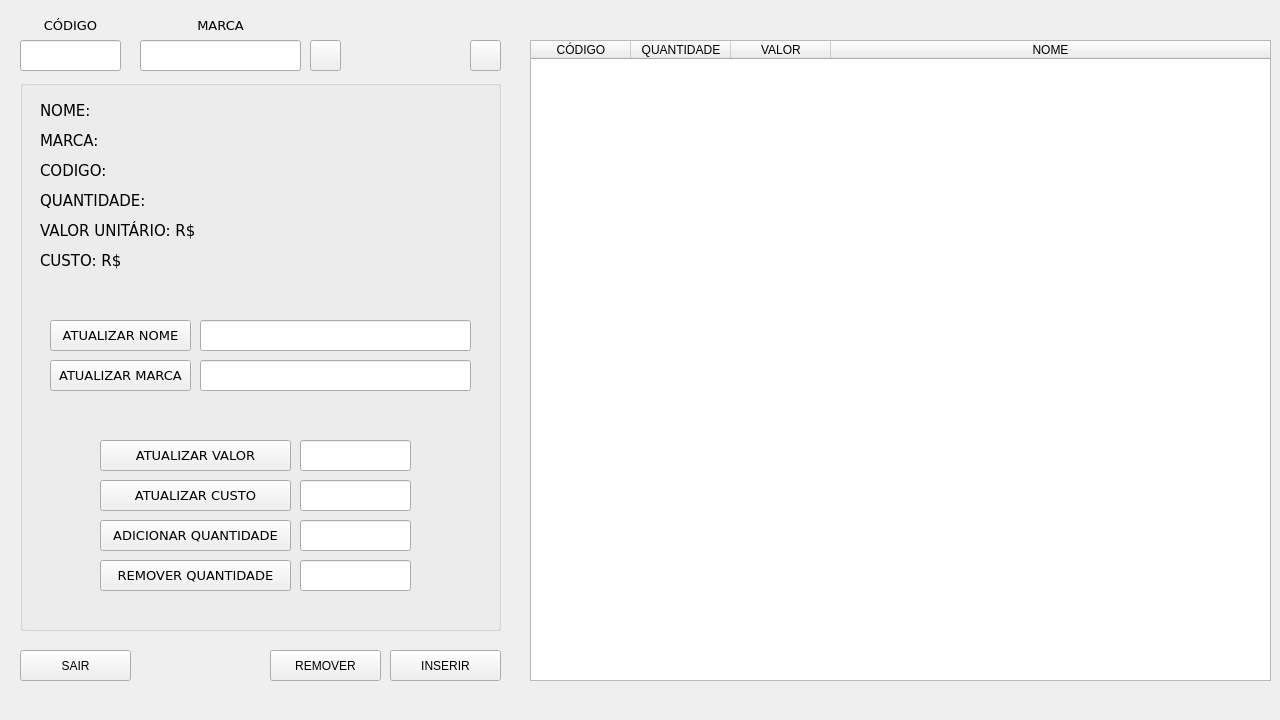
<?xml version="1.0" encoding="UTF-8"?>
<ui version="4.0">
 <class>MainWindow</class>
 <widget class="QMainWindow" name="MainWindow">
  <property name="geometry">
   <rect>
    <x>0</x>
    <y>0</y>
    <width>1280</width>
    <height>720</height>
   </rect>
  </property>
  <property name="sizePolicy">
   <sizepolicy hsizetype="Fixed" vsizetype="Fixed">
    <horstretch>0</horstretch>
    <verstretch>0</verstretch>
   </sizepolicy>
  </property>
  <property name="minimumSize">
   <size>
    <width>1280</width>
    <height>720</height>
   </size>
  </property>
  <property name="maximumSize">
   <size>
    <width>1280</width>
    <height>720</height>
   </size>
  </property>
  <property name="windowTitle">
   <string>Estoque</string>
  </property>
  <widget class="QWidget" name="centralwidget">
   <widget class="QLineEdit" name="searchLine">
    <property name="geometry">
     <rect>
      <x>20</x>
      <y>40</y>
      <width>101</width>
      <height>31</height>
     </rect>
    </property>
    <property name="font">
     <font>
      <family>DejaVu Sans</family>
      <pointsize>11</pointsize>
     </font>
    </property>
    <property name="inputMask">
     <string/>
    </property>
    <property name="text">
     <string/>
    </property>
    <property name="maxLength">
     <number>6</number>
    </property>
    <property name="alignment">
     <set>Qt::AlignCenter</set>
    </property>
    <property name="clearButtonEnabled">
     <bool>true</bool>
    </property>
   </widget>
   <widget class="QLabel" name="buscaLabel">
    <property name="geometry">
     <rect>
      <x>30</x>
      <y>10</y>
      <width>81</width>
      <height>31</height>
     </rect>
    </property>
    <property name="font">
     <font>
      <family>DejaVu Sans</family>
      <pointsize>10</pointsize>
     </font>
    </property>
    <property name="text">
     <string>CÓDIGO</string>
    </property>
    <property name="alignment">
     <set>Qt::AlignCenter</set>
    </property>
   </widget>
   <widget class="QGroupBox" name="infoBox">
    <property name="enabled">
     <bool>true</bool>
    </property>
    <property name="geometry">
     <rect>
      <x>20</x>
      <y>80</y>
      <width>481</width>
      <height>551</height>
     </rect>
    </property>
    <property name="font">
     <font>
      <family>DejaVu Sans</family>
      <pointsize>11</pointsize>
     </font>
    </property>
    <property name="title">
     <string/>
    </property>
    <property name="flat">
     <bool>false</bool>
    </property>
    <widget class="QLabel" name="labelCodigoText">
     <property name="geometry">
      <rect>
       <x>20</x>
       <y>80</y>
       <width>71</width>
       <height>21</height>
      </rect>
     </property>
     <property name="text">
      <string>CODIGO: </string>
     </property>
    </widget>
    <widget class="QLabel" name="labelQuantText">
     <property name="geometry">
      <rect>
       <x>20</x>
       <y>110</y>
       <width>111</width>
       <height>21</height>
      </rect>
     </property>
     <property name="text">
      <string>QUANTIDADE:</string>
     </property>
    </widget>
    <widget class="QLabel" name="labelValorText">
     <property name="geometry">
      <rect>
       <x>20</x>
       <y>140</y>
       <width>161</width>
       <height>21</height>
      </rect>
     </property>
     <property name="text">
      <string>VALOR UNITÁRIO: R$</string>
     </property>
    </widget>
    <widget class="QLabel" name="labelCustoText">
     <property name="geometry">
      <rect>
       <x>20</x>
       <y>170</y>
       <width>81</width>
       <height>21</height>
      </rect>
     </property>
     <property name="text">
      <string>CUSTO: R$</string>
     </property>
    </widget>
    <widget class="QPushButton" name="nomeButton">
     <property name="geometry">
      <rect>
       <x>30</x>
       <y>240</y>
       <width>141</width>
       <height>31</height>
      </rect>
     </property>
     <property name="font">
      <font>
       <family>DejaVu Sans</family>
       <pointsize>10</pointsize>
      </font>
     </property>
     <property name="text">
      <string>ATUALIZAR NOME</string>
     </property>
    </widget>
    <widget class="QPushButton" name="custoButton">
     <property name="geometry">
      <rect>
       <x>80</x>
       <y>400</y>
       <width>191</width>
       <height>31</height>
      </rect>
     </property>
     <property name="font">
      <font>
       <family>DejaVu Sans</family>
       <pointsize>10</pointsize>
      </font>
     </property>
     <property name="text">
      <string>ATUALIZAR CUSTO</string>
     </property>
    </widget>
    <widget class="QPushButton" name="incButton">
     <property name="geometry">
      <rect>
       <x>80</x>
       <y>440</y>
       <width>191</width>
       <height>31</height>
      </rect>
     </property>
     <property name="font">
      <font>
       <family>DejaVu Sans</family>
       <pointsize>10</pointsize>
      </font>
     </property>
     <property name="text">
      <string>ADICIONAR QUANTIDADE</string>
     </property>
    </widget>
    <widget class="QPushButton" name="decButton">
     <property name="geometry">
      <rect>
       <x>80</x>
       <y>480</y>
       <width>191</width>
       <height>31</height>
      </rect>
     </property>
     <property name="font">
      <font>
       <family>DejaVu Sans</family>
       <pointsize>10</pointsize>
      </font>
     </property>
     <property name="text">
      <string>REMOVER QUANTIDADE</string>
     </property>
    </widget>
    <widget class="QPushButton" name="precoButton">
     <property name="geometry">
      <rect>
       <x>80</x>
       <y>360</y>
       <width>191</width>
       <height>31</height>
      </rect>
     </property>
     <property name="font">
      <font>
       <family>DejaVu Sans</family>
       <pointsize>10</pointsize>
      </font>
     </property>
     <property name="text">
      <string>ATUALIZAR VALOR</string>
     </property>
    </widget>
    <widget class="QLabel" name="codeText">
     <property name="geometry">
      <rect>
       <x>90</x>
       <y>80</y>
       <width>381</width>
       <height>21</height>
      </rect>
     </property>
     <property name="text">
      <string/>
     </property>
    </widget>
    <widget class="QLabel" name="quantText">
     <property name="geometry">
      <rect>
       <x>130</x>
       <y>110</y>
       <width>341</width>
       <height>21</height>
      </rect>
     </property>
     <property name="text">
      <string/>
     </property>
    </widget>
    <widget class="QLabel" name="valueText">
     <property name="geometry">
      <rect>
       <x>180</x>
       <y>140</y>
       <width>291</width>
       <height>21</height>
      </rect>
     </property>
     <property name="text">
      <string/>
     </property>
    </widget>
    <widget class="QLabel" name="costText">
     <property name="geometry">
      <rect>
       <x>110</x>
       <y>170</y>
       <width>361</width>
       <height>21</height>
      </rect>
     </property>
     <property name="text">
      <string/>
     </property>
    </widget>
    <widget class="QLabel" name="labelNameText">
     <property name="geometry">
      <rect>
       <x>20</x>
       <y>20</y>
       <width>61</width>
       <height>21</height>
      </rect>
     </property>
     <property name="text">
      <string>NOME:</string>
     </property>
    </widget>
    <widget class="QLabel" name="nameText">
     <property name="geometry">
      <rect>
       <x>80</x>
       <y>20</y>
       <width>391</width>
       <height>21</height>
      </rect>
     </property>
     <property name="text">
      <string/>
     </property>
    </widget>
    <widget class="QLabel" name="labelMarcaText">
     <property name="geometry">
      <rect>
       <x>20</x>
       <y>50</y>
       <width>71</width>
       <height>21</height>
      </rect>
     </property>
     <property name="text">
      <string>MARCA:</string>
     </property>
    </widget>
    <widget class="QLabel" name="marcaText">
     <property name="geometry">
      <rect>
       <x>90</x>
       <y>50</y>
       <width>381</width>
       <height>21</height>
      </rect>
     </property>
     <property name="text">
      <string/>
     </property>
    </widget>
    <widget class="QLineEdit" name="precoLineChange">
     <property name="geometry">
      <rect>
       <x>280</x>
       <y>360</y>
       <width>111</width>
       <height>31</height>
      </rect>
     </property>
     <property name="font">
      <font>
       <family>DejaVu Sans</family>
       <pointsize>11</pointsize>
      </font>
     </property>
     <property name="inputMask">
      <string/>
     </property>
     <property name="text">
      <string/>
     </property>
     <property name="maxLength">
      <number>8</number>
     </property>
     <property name="alignment">
      <set>Qt::AlignCenter</set>
     </property>
     <property name="clearButtonEnabled">
      <bool>true</bool>
     </property>
    </widget>
    <widget class="QLineEdit" name="quantIncLineChange">
     <property name="geometry">
      <rect>
       <x>280</x>
       <y>440</y>
       <width>111</width>
       <height>31</height>
      </rect>
     </property>
     <property name="font">
      <font>
       <family>DejaVu Sans</family>
       <pointsize>11</pointsize>
      </font>
     </property>
     <property name="inputMask">
      <string/>
     </property>
     <property name="text">
      <string/>
     </property>
     <property name="maxLength">
      <number>8</number>
     </property>
     <property name="alignment">
      <set>Qt::AlignCenter</set>
     </property>
     <property name="clearButtonEnabled">
      <bool>true</bool>
     </property>
    </widget>
    <widget class="QLineEdit" name="quantDecLineChange">
     <property name="geometry">
      <rect>
       <x>280</x>
       <y>480</y>
       <width>111</width>
       <height>31</height>
      </rect>
     </property>
     <property name="font">
      <font>
       <family>DejaVu Sans</family>
       <pointsize>11</pointsize>
      </font>
     </property>
     <property name="inputMask">
      <string/>
     </property>
     <property name="text">
      <string/>
     </property>
     <property name="maxLength">
      <number>8</number>
     </property>
     <property name="alignment">
      <set>Qt::AlignCenter</set>
     </property>
     <property name="clearButtonEnabled">
      <bool>true</bool>
     </property>
    </widget>
    <widget class="QLineEdit" name="costLineChange">
     <property name="geometry">
      <rect>
       <x>280</x>
       <y>400</y>
       <width>111</width>
       <height>31</height>
      </rect>
     </property>
     <property name="font">
      <font>
       <family>DejaVu Sans</family>
       <pointsize>11</pointsize>
      </font>
     </property>
     <property name="inputMask">
      <string/>
     </property>
     <property name="text">
      <string/>
     </property>
     <property name="maxLength">
      <number>8</number>
     </property>
     <property name="alignment">
      <set>Qt::AlignCenter</set>
     </property>
     <property name="clearButtonEnabled">
      <bool>true</bool>
     </property>
    </widget>
    <widget class="QLineEdit" name="nameLineChange">
     <property name="geometry">
      <rect>
       <x>180</x>
       <y>240</y>
       <width>271</width>
       <height>31</height>
      </rect>
     </property>
     <property name="font">
      <font>
       <family>DejaVu Sans</family>
       <pointsize>11</pointsize>
      </font>
     </property>
     <property name="inputMask">
      <string/>
     </property>
     <property name="text">
      <string/>
     </property>
     <property name="maxLength">
      <number>70</number>
     </property>
     <property name="alignment">
      <set>Qt::AlignLeading|Qt::AlignLeft|Qt::AlignVCenter</set>
     </property>
     <property name="clearButtonEnabled">
      <bool>true</bool>
     </property>
    </widget>
    <widget class="QPushButton" name="marcaButton">
     <property name="geometry">
      <rect>
       <x>30</x>
       <y>280</y>
       <width>141</width>
       <height>31</height>
      </rect>
     </property>
     <property name="font">
      <font>
       <family>DejaVu Sans</family>
       <pointsize>10</pointsize>
      </font>
     </property>
     <property name="text">
      <string>ATUALIZAR MARCA</string>
     </property>
    </widget>
    <widget class="QLineEdit" name="marcaLineChange">
     <property name="geometry">
      <rect>
       <x>180</x>
       <y>280</y>
       <width>271</width>
       <height>31</height>
      </rect>
     </property>
     <property name="font">
      <font>
       <family>DejaVu Sans</family>
       <pointsize>11</pointsize>
      </font>
     </property>
     <property name="inputMask">
      <string/>
     </property>
     <property name="text">
      <string/>
     </property>
     <property name="maxLength">
      <number>20</number>
     </property>
     <property name="alignment">
      <set>Qt::AlignLeading|Qt::AlignLeft|Qt::AlignVCenter</set>
     </property>
     <property name="clearButtonEnabled">
      <bool>true</bool>
     </property>
    </widget>
   </widget>
   <widget class="QPushButton" name="quitButton">
    <property name="geometry">
     <rect>
      <x>20</x>
      <y>650</y>
      <width>111</width>
      <height>31</height>
     </rect>
    </property>
    <property name="text">
     <string>SAIR</string>
    </property>
   </widget>
   <widget class="QPushButton" name="searchButton">
    <property name="geometry">
     <rect>
      <x>310</x>
      <y>40</y>
      <width>31</width>
      <height>31</height>
     </rect>
    </property>
    <property name="text">
     <string/>
    </property>
    <property name="iconSize">
     <size>
      <width>16</width>
      <height>16</height>
     </size>
    </property>
   </widget>
   <widget class="QPushButton" name="insertButton">
    <property name="geometry">
     <rect>
      <x>390</x>
      <y>650</y>
      <width>111</width>
      <height>31</height>
     </rect>
    </property>
    <property name="text">
     <string>INSERIR</string>
    </property>
   </widget>
   <widget class="QPushButton" name="removeButton">
    <property name="geometry">
     <rect>
      <x>270</x>
      <y>650</y>
      <width>111</width>
      <height>31</height>
     </rect>
    </property>
    <property name="text">
     <string>REMOVER</string>
    </property>
   </widget>
   <widget class="QTableWidget" name="productsTable">
    <property name="enabled">
     <bool>true</bool>
    </property>
    <property name="geometry">
     <rect>
      <x>530</x>
      <y>40</y>
      <width>741</width>
      <height>641</height>
     </rect>
    </property>
    <property name="frameShape">
     <enum>QFrame::StyledPanel</enum>
    </property>
    <property name="frameShadow">
     <enum>QFrame::Plain</enum>
    </property>
    <property name="sizeAdjustPolicy">
     <enum>QAbstractScrollArea::AdjustIgnored</enum>
    </property>
    <property name="editTriggers">
     <set>QAbstractItemView::NoEditTriggers</set>
    </property>
    <property name="showGrid">
     <bool>true</bool>
    </property>
    <property name="cornerButtonEnabled">
     <bool>true</bool>
    </property>
    <property name="columnCount">
     <number>4</number>
    </property>
    <attribute name="horizontalHeaderVisible">
     <bool>true</bool>
    </attribute>
    <attribute name="horizontalHeaderCascadingSectionResizes">
     <bool>false</bool>
    </attribute>
    <attribute name="horizontalHeaderShowSortIndicator" stdset="0">
     <bool>false</bool>
    </attribute>
    <attribute name="horizontalHeaderStretchLastSection">
     <bool>true</bool>
    </attribute>
    <attribute name="verticalHeaderCascadingSectionResizes">
     <bool>false</bool>
    </attribute>
    <attribute name="verticalHeaderStretchLastSection">
     <bool>false</bool>
    </attribute>
    <column>
     <property name="text">
      <string>CÓDIGO</string>
     </property>
    </column>
    <column>
     <property name="text">
      <string>QUANTIDADE</string>
     </property>
    </column>
    <column>
     <property name="text">
      <string>VALOR</string>
     </property>
    </column>
    <column>
     <property name="text">
      <string>NOME</string>
     </property>
    </column>
   </widget>
   <widget class="QPushButton" name="refreshButtonTable">
    <property name="geometry">
     <rect>
      <x>470</x>
      <y>40</y>
      <width>31</width>
      <height>31</height>
     </rect>
    </property>
    <property name="text">
     <string/>
    </property>
   </widget>
   <widget class="QLineEdit" name="searchLineMarca">
    <property name="geometry">
     <rect>
      <x>140</x>
      <y>40</y>
      <width>161</width>
      <height>31</height>
     </rect>
    </property>
    <property name="font">
     <font>
      <family>DejaVu Sans</family>
      <pointsize>11</pointsize>
     </font>
    </property>
    <property name="inputMask">
     <string/>
    </property>
    <property name="text">
     <string/>
    </property>
    <property name="maxLength">
     <number>20</number>
    </property>
    <property name="alignment">
     <set>Qt::AlignCenter</set>
    </property>
    <property name="clearButtonEnabled">
     <bool>true</bool>
    </property>
   </widget>
   <widget class="QLabel" name="buscaLabel2">
    <property name="geometry">
     <rect>
      <x>180</x>
      <y>10</y>
      <width>81</width>
      <height>31</height>
     </rect>
    </property>
    <property name="font">
     <font>
      <family>DejaVu Sans</family>
      <pointsize>10</pointsize>
     </font>
    </property>
    <property name="text">
     <string>MARCA</string>
    </property>
    <property name="alignment">
     <set>Qt::AlignCenter</set>
    </property>
   </widget>
   <widget class="QLabel" name="rowLabel">
    <property name="geometry">
     <rect>
      <x>10</x>
      <y>10</y>
      <width>0</width>
      <height>0</height>
     </rect>
    </property>
    <property name="maximumSize">
     <size>
      <width>0</width>
      <height>0</height>
     </size>
    </property>
    <property name="font">
     <font>
      <family>DejaVu Sans</family>
      <pointsize>11</pointsize>
     </font>
    </property>
    <property name="text">
     <string>0</string>
    </property>
    <property name="alignment">
     <set>Qt::AlignCenter</set>
    </property>
   </widget>
  </widget>
  <widget class="QMenuBar" name="menubar">
   <property name="geometry">
    <rect>
     <x>0</x>
     <y>0</y>
     <width>1280</width>
     <height>22</height>
    </rect>
   </property>
  </widget>
 </widget>
 <resources/>
 <connections/>
</ui>
